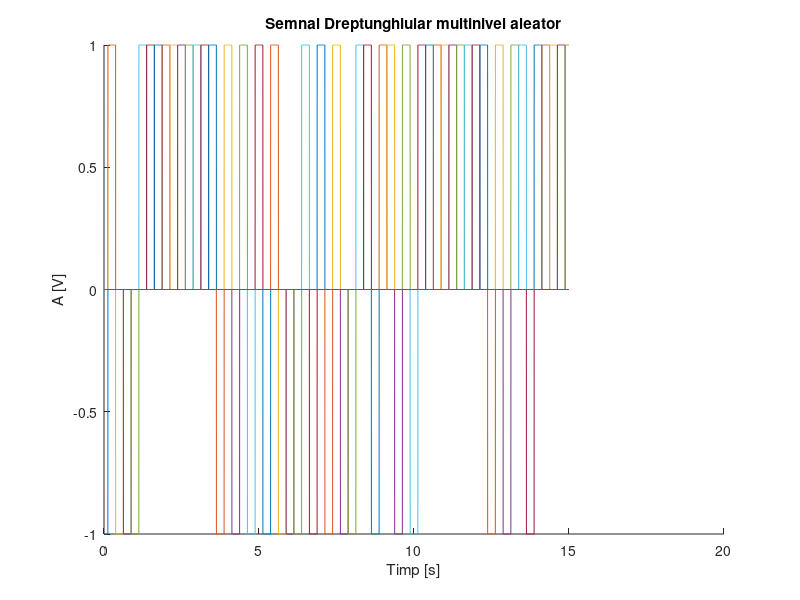
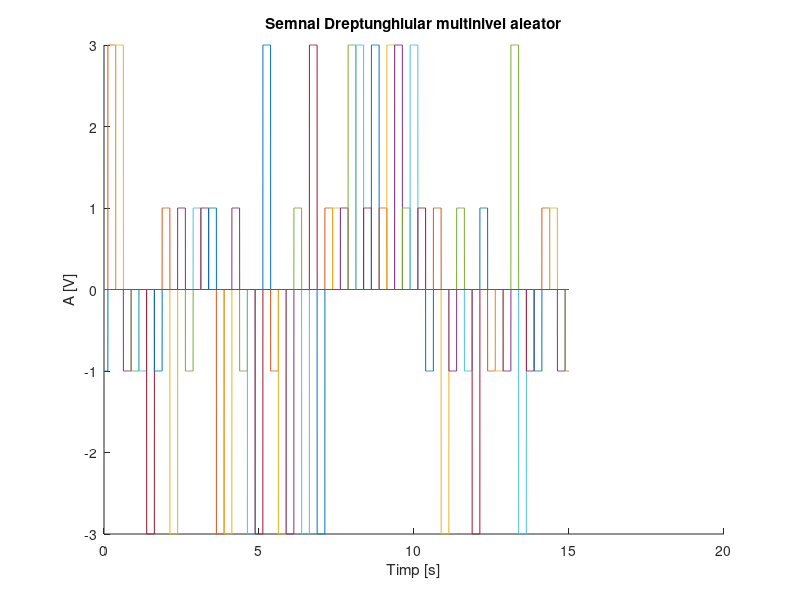
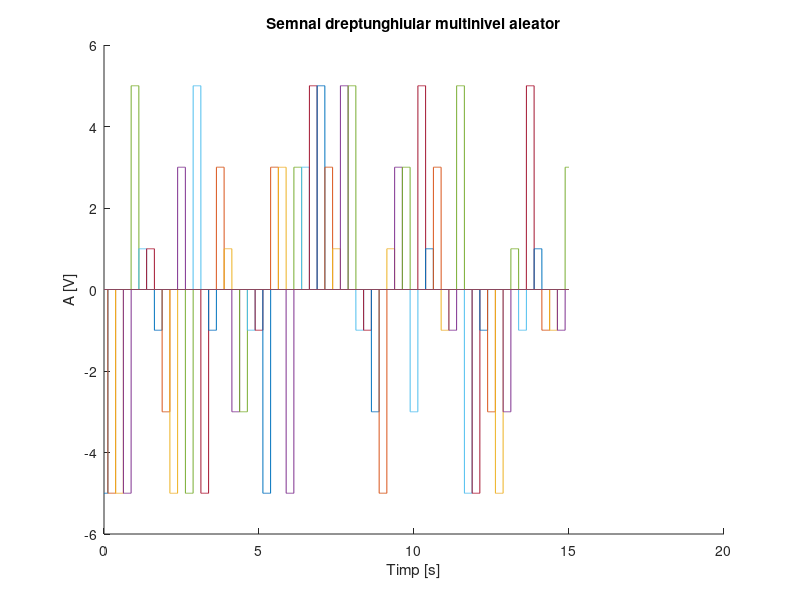
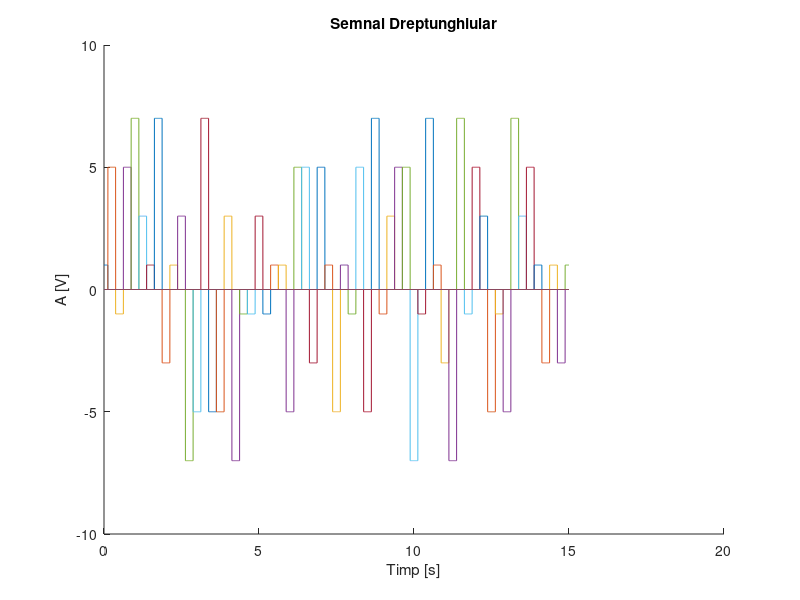

MATLAB code to generate these figures, in order:
%Semnal dreptunghiular multinivel aleator, durate de 0.25s

t=0:0.002:15;   %0.002=2ms=rezolutia temporara
%a)
niv=[ -1 1 ];
figure(1)
hold on
title('Semnal Dreptunghiular multinivel aleator')
xlabel('Timp [s]')
ylabel('A [V]')
for n=0:0.25:40
    x=datasample(niv, 1)
    plot(t, x*rectpuls(t-n, 0.25))
end

%b)
niv=[ -3 -1 1 3 ];
figure(2)
hold on
title('Semnal Dreptunghiular multinivel aleator')
xlabel('Timp [s]')
ylabel('A [V]')
for n=0:0.25:40
    x=datasample(niv, 1)
    plot(t, x*rectpuls(t-n, 0.25))
end

%c)
niv=[ -5 -3 -1 1 3 5 ];
figure(3)
hold on
title('Semnal dreptunghiular multinivel aleator')
xlabel('Timp [s]')
ylabel('A [V]')
for n=0:0.25:40
    x=datasample(niv, 1)
    plot(t, x*rectpuls(t-n, 0.25))
end

%d)
niv=[ -7 -5 -3 -1 1 3 5 7 ];
figure(4)
hold on
title('Semnal Dreptunghiular')
xlabel('Timp [s]')
ylabel('A [V]')
for n=0:0.25:40
    x=datasample(niv, 1)
    plot(t, x*rectpuls(t-n, 0.25))
end


%title, xlabel, ylabel precizeaza titlul graficului si a etichetelor axelor
%Graficul fiecarui subpunct a fost creat intr-un grafic separat utilizand 
%comanda figure(n). y=datasample(data, k) retunreaza k observatii extrase
%aleator din matricea/vectorul data. y=rectpuls(t, w) genereaza un impuls
%unitate(A=1) dreptunghiular de durata w centrata in t. Hold on retine
%graficele deja existente in sistemul de axe asupra caruia se opereaza.
%Cu autorul functiei plot se traseaza graficele.